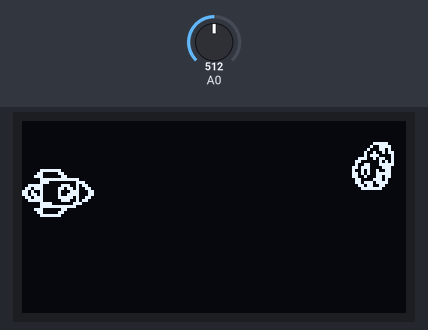
This sketch was run on a simulated Arduino Uno, built with avr-gcc and run on an emulated ATmega328P. Parts: 128×64 one-colour display. The test bench sets the inputs (shaded band); at power-on: A0 = 512. Random numbers use the default seed unless the sketch sets one.

Above: at 1.28 s.
1.3 s: A0 set to 716
At 1.4 s:
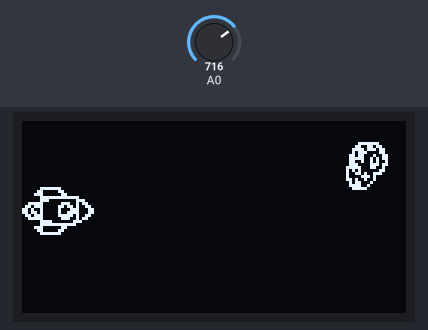
3.0 s: A0 set to 900
At 3.08 s:
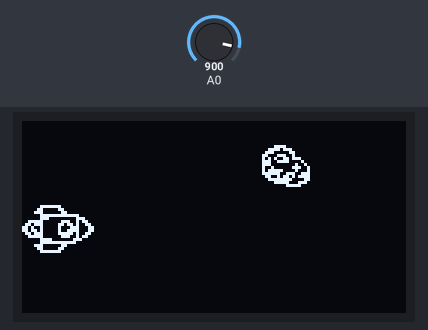
4.5 s: A0 set to 752
At 4.7 s:
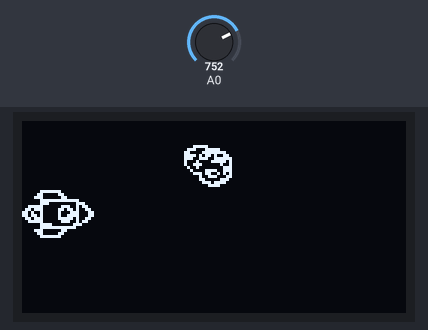
6.0 s: A0 set to 720
At 8.4 s:
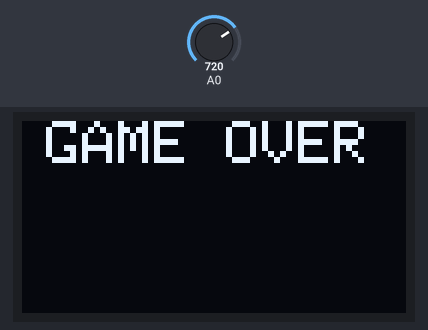

The sketch:

guia7_impactos.ino
```cpp
/*
 * Regeneracion de asteroides
 * Arduino A4 a pantalla Oled SDA
 * Arduino A5 a pantalla Oled SCK
 * Arduino pin A0 a VRx
 * Arduino pin A1 a VRy
 * Arduino D2 a SW
 *
 * Guillermo Sampallo
 * https://github.com/gsampallo/guiajuego
 */
#include <SPI.h>
#include <Wire.h>
#include <Adafruit_GFX.h>
#include <Adafruit_SSD1306.h>
#include "imagenes.h";

#define OLED_RESET 4
Adafruit_SSD1306 display(OLED_RESET);

int listaAsteroides[16][3];
int nroAsteroides = 3;
int nivel = 1;
int asteroides = 0;

int duracionDelFrame = 30;
int fps = 1000/duracionDelFrame;

int imageSpaceShip = 1;

void setup() {
  display.begin(SSD1306_SWITCHCAPVCC, 0x3C);
  display.clearDisplay();
  generarAsteroides( nroAsteroides,6);
}

boolean juego = true;
boolean mostrarExplosion = false;

void loop() {
  display.clearDisplay();

  int x = 0;
  int ejeY = analogRead(A0);
  int y = map(ejeY,0,1024,0,32);

  if(juego) {

    for(int i=0;i<nroAsteroides;i++) {

      if(((listaAsteroides[i][0]+16) < 0) && (listaAsteroides[i][1] > 0)) {
        listaAsteroides[i][1] = -1;
        asteroides++;

        if(asteroides == nroAsteroides) {
          asteroides = 0;
          nroAsteroides++;
          generarAsteroides(nroAsteroides,6);
        }
      } else {


        if(existeImpacto(x,y,listaAsteroides[i][0],listaAsteroides[i][1])) {

          mostrarExplosion = true;
          juego = false;
          dibujarExplosion(y);

        } else {
          if(listaAsteroides[i][1] > 0) {
            if(listaAsteroides[i][2] > 4) {
              listaAsteroides[i][2] = 1;
            }
            dibujarAsteroide(listaAsteroides[i][0],listaAsteroides[i][1],listaAsteroides[i][2]);

            listaAsteroides[i][2]++;
            listaAsteroides[i][0]--;
          }

          if(imageSpaceShip > 3) {
            imageSpaceShip = 1;
          }

          dibujarSpaceShip(x,y,imageSpaceShip);
          imageSpaceShip++;

        }

      }


    }
  } else {
    if(mostrarExplosion) {
      dibujarExplosion(y);
    } else {
      gameOver();
    }
  }
  delay(fps);

  display.display();

}

boolean existeImpacto(int naveX,int naveY,int asteroideX,int asteroideY) {
  int naveXmax = naveX + 24;
  int naveYmax = naveY + 16;
  int asteroideYmax = asteroideY + 16;

  if((asteroideX < naveXmax) &&  (asteroideX > -16)) {

    if((asteroideY > naveY) && (asteroideY < naveYmax)) {
      return true;
    } else if((asteroideYmax > naveY) && (asteroideYmax < naveYmax)) {
      return true;
    } else {
      return false;
    }

  } else {
    return false;
  }
}

int imagenExplosion = 1;
int nroExplosion = 0;
void dibujarExplosion(int y) {

    if(imagenExplosion > 4) {
      if(nroExplosion < 2) {
        nroExplosion++;
        imagenExplosion = 1;
      } else {
        imagenExplosion = 1;
        mostrarExplosion = false;
        return;
      }
    }

    if(imagenExplosion == 1) {
      display.drawBitmap(8, y, explosion1,16, 16, WHITE);
    } else if(imagenExplosion == 2) {
      display.drawBitmap(8, y, explosion2,16, 16, WHITE);
    } else if(imagenExplosion == 3) {
      display.drawBitmap(8, y, explosion2,16, 16, WHITE);
    }
    imagenExplosion++;
}


void gameOver() {
    display.clearDisplay();
    display.setTextSize(2);
    display.setTextColor(WHITE);
    display.setCursor(8,0);
    display.println("GAME OVER");
}


void generarAsteroides(int nroAsteroides,int dificultad) {

  for(int i=0;i<nroAsteroides;i++) {

    if(i == 0) {
      listaAsteroides[i][0] = display.width(); //posicion en x
    } else {
      listaAsteroides[i][0] = listaAsteroides[(i-1)][0];
      listaAsteroides[i][0] = listaAsteroides[i][0] + (dificultad*16);
    }
    listaAsteroides[i][1] = random(0,32); //posicion en y
    listaAsteroides[i][2] = 1; //imagen a mostrar

  }
}

void dibujarAsteroide(int x,int y,int imagen) {
  if(imagen == 1) {
    display.drawBitmap(x, y, asteroide1,16, 16, WHITE);
  } else if(imagen == 2) {
    display.drawBitmap(x, y, asteroide2,16, 16, WHITE);
  } else if(imagen == 3) {
    display.drawBitmap(x,y, asteroide3,16, 16, WHITE);
  } else if(imagen == 4) {
    display.drawBitmap(x,y, asteroide4,16, 16, WHITE);
  }
}

void dibujarSpaceShip(int x,int y,int imagen) {
  if(imagen == 1) {
    display.drawBitmap(x, y, spaceship1,24, 16, WHITE);
  } else if(imagen == 2) {
    display.drawBitmap(x, y, spaceship2,24, 16, WHITE);
  } else if(imagen == 3) {
    display.drawBitmap(x,y, spaceship3,24, 16, WHITE);
  }
}
```

Source omitted: imagenes.h (data table, 2988 bytes)

Measured:
- the behaviour switches between 736 and 735 on A0 (found by bisection; images 3 and 4)
